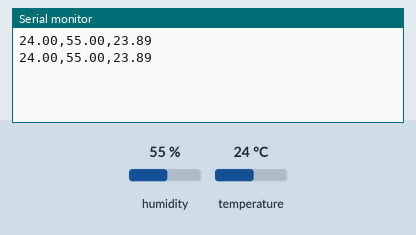
This sketch was run on a simulated Arduino Uno, built with avr-gcc and run on an emulated ATmega328P. Parts: the last lines printed to the serial monitor. The test bench sets the inputs (shaded band); at power-on: humidity 55 %, temperature 24 °C.

Above: at 2.8 s.
2.9 s: humidity set to 22 %
At 5.1 s:
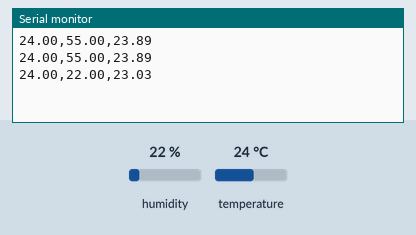
5.6 s: temperature set to 12 °C
At 7.6 s:
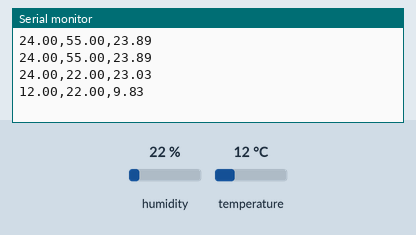
8.3 s: humidity set to 40 %
At 11.2 s:
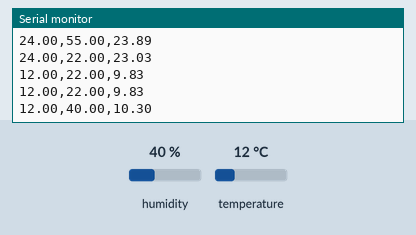
Timing chart, 0 to 12.7 s (numbered marks = the images above; inputs shaded):
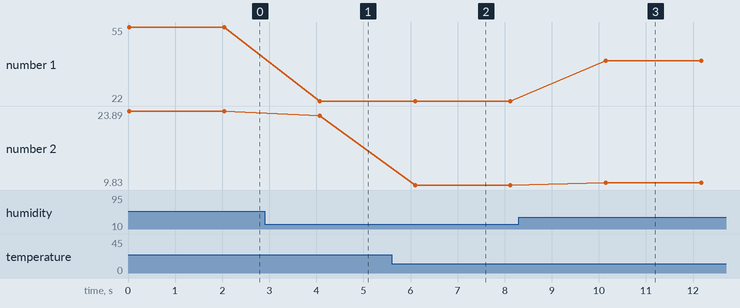

Measured:
- after the input at 2.9 s, the serial monitor: prints a new line after 1.2 s (image 1)
- after the input at 5.6 s, the serial monitor: prints a new line after 0.50 s (image 2)
- after the input at 8.3 s, the serial monitor: prints a new line after 1.8 s (image 3)
- plotted number 1: 55 → 22 after the input at 2.9 s, 22 → 40 after the input at 8.3 s
- plotted number 2: 23.89 → 23.03 after the input at 2.9 s, 23.03 → 9.83 after the input at 5.6 s, 9.83 → 10.3 after the input at 8.3 s

The sketch:

weather_sensor.ino
```cpp
#include <DHT.h>

#define DHTPIN 2       // DHT11 sensor connected to digital pin 2
#define DHTTYPE DHT11  // Using the DHT11 sensor

DHT dht(DHTPIN, DHTTYPE);

void setup() {
    Serial.begin(9600); // Start serial communication at 9600 baud rate
    dht.begin();
}

void loop() {
    float humidity = dht.readHumidity(); // Read humidity
    float temperature = dht.readTemperature(); // Read temperature in Celsius
    float heatIndex = dht.computeHeatIndex(temperature, humidity, false); // Compute heat index in Celsius

    if (isnan(humidity) || isnan(temperature)) {
        Serial.println("Failed to read from DHT sensor!");
        return;
    }

    // Send data as a formatted string
    Serial.print(temperature);
    Serial.print(",");
    Serial.print(humidity);
    Serial.print(",");
    Serial.println(heatIndex); // New line after each set of readings

    delay(2000); // Send data every 2 seconds
}
```
